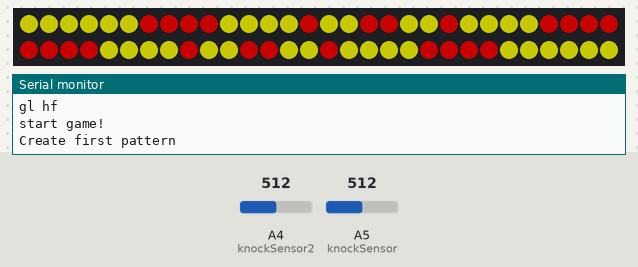
The sketch below on a simulated Arduino Uno, built with avr-gcc and run on an emulated ATmega328P. Shown: 60 RGB LEDs in strip order, left to right, continuing on the next row, the last lines printed to the serial monitor. The inputs (shaded band) are chosen by the test bench; at power-on: A4 (knockSensor2) = 512, A5 (knockSensor) = 512. Dim RGB values are drawn brighter than linear; random numbers use the default seed unless the sketch sets one.

Above: at 1.5 s.
1.6 s: A4 (knockSensor2) set to 716
At 7.2 s:
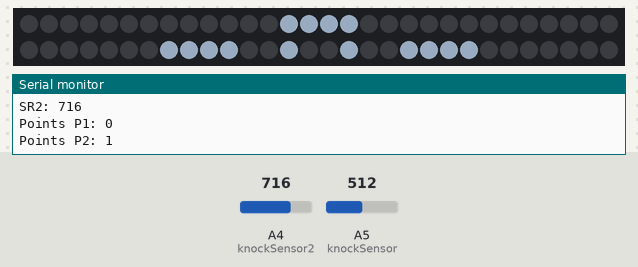
10.9 s: A5 (knockSensor) set to 716
21.8 s: A4 (knockSensor2) set to 900
At 32.1 s:
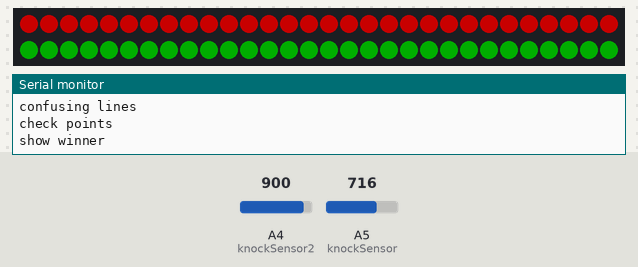
33.2 s: A5 (knockSensor) set to 900
At 42.8 s:
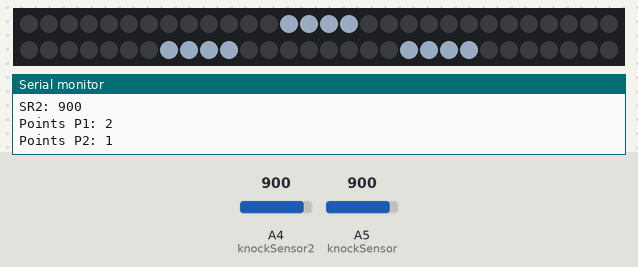
43.1 s: A4 (knockSensor2) set to 1023
At 50.8 s:
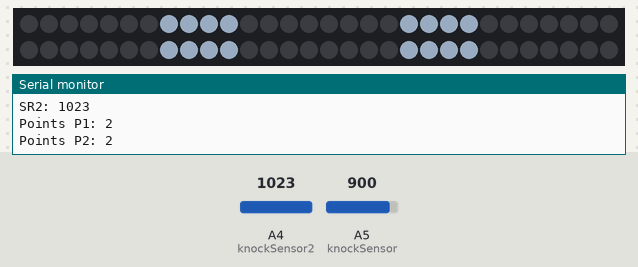

The sketch:

BarGame.ino
```cpp
/*
  Knock Sensor

  This sketch reads a piezo element to detect a knocking sound.
  It reads an analog pin and compares the result to a set THRESHOLD.
  If the result is greater than the THRESHOLD, it writes "knock" to the serial
  port, and toggles the LED on pin 13.

  The circuit:
    - positive connection of the piezo attached to analog in 0
    - negative connection of the piezo attached to ground
    - 1 megohm resistor attached from analog in 0 to ground

*/

#include <FastLED.h>

#define LED_VERT          6
#define LED_HOR           5
#define LED_TOTAL         LED_HOR*LED_VERT      // Just 30 for the fist pad

#define DATA_PIN          5

#define BRIGHTNESS        100     // maximum is 255 not good for permament use
#define LED_TYPE          WS2812B
#define COLOR_ORDER       GRB


// constants
const int knockSensor  = A5; // the piezo is connected to analog pin 0
const int knockSensor2 = A4; // the piezo is connected to analog pin 1
const int THRESHOLD = 150;  // THRESHOLD value to decide when the detected sound is a knock or not
const int MAX_TRY = 5;

// variables
int sensorReading  = 0;      // variable to store the value read from the sensor pin
int sensorReading2 = 0;      // variable to store the value read from the sensor pin

int points1 = 0;
int points2 = 0;

// try management for showing an old pattern
int currentTry = 0;
int trys = 0;

int animationSpeed = 70;
bool animation = true;


CRGB buffer_output_right[2 * LED_TOTAL];

CRGB buffer_output[2 * LED_TOTAL];
CRGB buffer_frame[LED_HOR][LED_VERT];
CRGB buffer_frame_A[LED_HOR][LED_VERT];
CRGB buffer_frame_B[LED_HOR][LED_VERT];

void remap() {            // hadrdcoded just for 2*(5x6) identical matrices
  for (int i = 0; i < 6; i++) {
    //platte 1
    buffer_output[i]         = buffer_frame[0][i];
    buffer_output[11 - i]    = buffer_frame[1][i];
    buffer_output[i + 12]    = buffer_frame[2][i];
    buffer_output[23 - i]    = buffer_frame[3][i];
    buffer_output[i + 24]    = buffer_frame[4][i];
    //platte 2
    buffer_output[30 + i]    = buffer_frame[4][5-i];
    buffer_output[41 - i]    = buffer_frame[3][5-i];
    buffer_output[42 + i]    = buffer_frame[2][5-i];
    buffer_output[53 - i]    = buffer_frame[1][5-i];
    buffer_output[54 + i]    = buffer_frame[0][5-i];
  }
  FastLED.show();
}

// hardcoded for 2*(5x6) different matrices
void remap2() {
  for (int i = 0; i < 6; i++) {
    buffer_output[i]         = buffer_frame_A[0][i];
    buffer_output[11 - i]    = buffer_frame_A[1][i];
    buffer_output[i + 12]    = buffer_frame_A[2][i];
    buffer_output[23 - i]    = buffer_frame_A[3][i];
    buffer_output[i + 24]    = buffer_frame_A[4][i];
    buffer_output[54 + i]    = buffer_frame_B[4][i];  // reverse correction (eine der Platten ist falschrum montiert)
    buffer_output[53 - i]    = buffer_frame_B[3][i];
    buffer_output[42 + i]    = buffer_frame_B[2][i];
    buffer_output[41 - i]    = buffer_frame_B[1][i];
    buffer_output[30 + i]    = buffer_frame_B[0][i];
  }
  FastLED.show();
}

void setup() {
  delay(300); // 3 second delay for recovery; don't know why

  // tell FastLED about the LED strip configuration
  FastLED.addLeds<LED_TYPE, DATA_PIN, COLOR_ORDER>(buffer_output, 2 * LED_TOTAL).setCorrection(TypicalLEDStrip);
  //FastLED.addLeds<LED_TYPE,DATA_PIN,CLK_PIN,COLOR_ORDER>(leds, NUM_LEDS).setCorrection(TypicalLEDStrip);

  // set master brightness control
  FastLED.setBrightness(BRIGHTNESS);

  Serial.begin(9600);
}

/*
  Main function

  1     wait for players both must tip
  2     create random pattern and save and show it
  3     show patterns
  4     when hit
  4.1   if right, get a point
  4.2   if false, opponent get a point
  5     show ponts
  GO TO (2) until Player has 10 Points
  6.    show ponts with huge delay
  GO TO (1)

*/

CRGB red = CRGB::Red;

void loop() {
  // (1) start new game
  //  while (sensorReading <= THRESHOLD && sensorReading2 <= THRESHOLD) {;};

  Serial.println("gl hf");

  // max amount of wrong pattern

  points1 = 0;
  points2 = 0;

  Serial.println("start game!");

  // Game ends with 10 points
  while (points1 < 3 && points2 < 3) {

    // (2) create first pattern
    Serial.println("Create first pattern");
    animation = true;
    patternRandomSquare(CRGB::Yellow);
    saveArray();

    delay(1500);  // keep pattern in mind

    // confuse
    patternLines ();

    // old pattern shuld load
    trys = random(0, MAX_TRY);
    int patterndelay = 110;

     // wait for knock muss überarbeitet werden und mittel interrupt realisiert werden
    do {
      // (3) create new pattern
      //Serial.print("random square:");
      animation = false;
      patternRandom();
      //delay(patterndelay);
      waitForKnock();
      patterndelay += 5;
    } while (sensorReading <= THRESHOLD && sensorReading2 <= THRESHOLD);

    // (4) If a player makes a hit
    Serial.println("check points");
    checkNgivePoints();
  }

  //showWinner();
  delay(1500);

  // reset sendor readings
  /*delay(100);
    Serial.print("reset knocker");
    sensorReading   = 0;
    sensorReading2  = 0;*/
}

/*
void showWinner () {
  for (int x = 0; x < LED_HOR; x++) {
    for (int y = 0; y < LED_VERT; y++) {
      delay(50);
      if (boolFrameWinner[x][y]) {
        if (points1 >= points2) {
          buffer_frame_A[x][y] = CRGB::Green;
        }
        else {
          buffer_frame_B[x][y] = CRGB::Green;
        }
      }
      if (boolFrameLoser[x][y]) {
        if (points1 >= points2) {
          buffer_frame_B[x][y] = CRGB::Red;

        }
        else {
          buffer_frame_A[x][y] = CRGB::Red;
        }
      }
    }
  }
  remap2();
}*/

// Punktevergabe
void checkNgivePoints() {
  if (sensorReading >= THRESHOLD || sensorReading2 >= THRESHOLD) {
    if (sensorReading >= sensorReading2) {
      // right: give points
      if (sameArray()) {
        points2++;
        player1_winner(true);
        // false: give opponent points
      }
      else {
        points1++;
        player1_winner(false);
      }
    }
    if (sensorReading2 >= sensorReading) {
      if (sameArray()) {
        points1++;
        player1_winner(false);
        // false: give opponent points
      }
      else {
        points2++;
        player1_winner(true);
      }
    }

    // make new try counter
    currentTry = 0;
    trys = random(0, MAX_TRY);

    // show sensorReadings
    Serial.print("SR1: ");
    Serial.println(sensorReading, DEC);
    Serial.print("SR2: ");
    Serial.println(sensorReading2, DEC);


    showPoints();

    //reset knock sensor
    delay(1000);
    sensorReading   = analogRead(knockSensor);
    sensorReading2  = analogRead(knockSensor2);
  }
}

// TODO better: timer
void waitForKnock () {
  int waiter = 0;   // wait breaker seconds to continue
  int breaker = 60;
  while (sensorReading <= THRESHOLD && sensorReading2 <= THRESHOLD && waiter <= breaker) {
    // read the sensors and store it in the variable sensorReading:
    sensorReading   = analogRead(knockSensor);
    sensorReading2  = analogRead(knockSensor2);
    delay(4);
    waiter++;
    //Serial.print(".");
  }
  //Serial.print("\n");
}

// create random patterns
void patternRandom () {
  //Serial.print("current:");
  //Serial.print("("); Serial.print(currentTry, DEC); Serial.print("/"); Serial.print(trys, DEC); Serial.print(")");
  if (currentTry >= trys) {
    for (int i = 0; i < 2 * LED_TOTAL; i++) {
      buffer_output[i] = buffer_output_right[i];
    }
    FastLED.show();
    //Serial.println("same array here");
    currentTry = 0;
    trys = random(0, MAX_TRY);
  }
  else {
    patternRandomSquare(CRGB::Yellow);
    currentTry ++;
  }
}


//Some pattern functions
void patternRandomSquare(CRGB background_col) {
  // Serial.println("create random square");
  patternFill(background_col);

  // create points for a rectangle:
  int x1 = round(random(0, LED_HOR - 1));
  int x2 = round(random(x1 + 1, LED_HOR - 0));
  int y1 = round(random(0, LED_VERT - 1));
  int y2 = round(random(y1 + 1, LED_VERT - 0));


  for (int x = x1; x <= x2; x++) {
    buffer_frame[x][y1] = CRGB::Red;
    if (animation) {
      remap();
      delay(animationSpeed);
    }
  }
  for (int x = x1; x <= x2; x++) {
    buffer_frame[x][y2] = CRGB::Red;
    if (animation) {
      remap();
      delay(animationSpeed);
    }
  }
  for (int y = y1; y <= y2; y++) {
    buffer_frame[x1][y] = CRGB::Red;
    if (animation) {
      remap();
      delay(animationSpeed);
    }
  }
  for (int y = y1; y <= y2; y++) {
    buffer_frame[x2][y] = CRGB::Red;
    if (animation) {
      remap();
      delay(animationSpeed);
    }
  }

  remap();      // convert frame to buffer_output
  FastLED.show();
  delay(100);   // delay to avoid overloading the serial port buffer
}

void patternCross(byte col, byte background_col) {
  Serial.println("create cross");
  for (int i = 0; i < LED_TOTAL; i++) {
    buffer_output[i] = background_col;
  }

  for (int x = 0; x < 5; x++) {
    for (int y = 0; y < 6; y++) {
      if (x == y) {
        buffer_frame[x][y] = col;
      }
      else {
        buffer_frame[x][y] = background_col;
      }
    }
  }
  remap();      // convert frame to output
  FastLED.show();
  delay(200);
}

void patternFill(CRGB col) {
  //Serial.println("fill the field");
  for (int i = 0; i < LED_HOR; i++) {
    for (int j = 0; j < LED_VERT; j++) {
      buffer_frame[i][j] = col;
    }
  }
  remap();
}

/*void patternFillWithoutRemap(CRGB col) {
  for (int i = 0; i < 2 * LED_TOTAL; i++) {
    buffer_output[i] = col;
  }
  FastLED.show();
  delay(30);
  }*/

void patternFillAsynchrone(CRGB col_A, CRGB col_B) {
  //Serial.println("fill asynchrone");
  for (int x = 0; x < 5; x++) {
    for (int y = 0; y < 6; y++) {
      buffer_frame_A[x][y] = col_A;
    }
  }
  for (int x = 0; x < 5; x++) {
    for (int y = 0; y < 6; y++) {
      buffer_frame_B[x][y] = col_B;
    }
  }
  remap2();
  FastLED.show();
}

/*
    ================================
    ================================
    SOME BASIC FUNCTIONS
    ================================
    ================================
*/

// True is player 1; false is player 2
void player1_winner(bool winner) {
  Serial.println("show winner");
  if (winner) {
    patternFillAsynchrone(CRGB::Green, CRGB::Red);
  }
  else {
    patternFillAsynchrone(CRGB::Red, CRGB::Green);
  }
  remap2();      // convert frame to output
  FastLED.show();
  delay(1000);
}

// write buffer_output to rightPattern
void saveArray () {
  for (int i = 0; i < 2 * LED_TOTAL; i++) {
    buffer_output_right[i] = buffer_output[i];
  }
}

bool sameArray () {
  for (int i = 0; i < 2 * LED_TOTAL; i++) {
    if (buffer_output_right[i] != buffer_output[i]) {
      return false;
    }
  }
  return true;
}

void patternLines () {
  Serial.println("confusing lines");
  for (int row = 0; row <= 6; row++) {
    //unsigned int row = 0;
    for (int x = 0; x < 5; x++) {
      for (int y = 0; y < 6; y++) {
        if (x == row) {
          buffer_frame[x][y] = CRGB::White;
        }
        if (x < row && row < 6) {
          buffer_frame[x][y] = CRGB::Black;
        }
        delay(10);
      }
    }
    //row++;
    //row %= 5;
    remap();
  }
}

bool boolFrame0[LED_HOR][LED_VERT] = {
  {0, 0, 0, 0, 0, 0},
  {0, 1, 1, 1, 1, 0},
  {0, 1, 0, 0, 1, 0},
  {0, 1, 1, 1, 1, 0},
  {0, 0, 0, 0, 0, 0}
};
bool boolFrame1[LED_HOR][LED_VERT] = {
  {0, 0, 0, 0, 0, 0},
  {0, 0, 0, 0, 0, 0},
  {0, 1, 1, 1, 1, 0},
  {0, 0, 0, 0, 0, 0},
  {0, 0, 0, 0, 0, 0}
};
bool boolFrame2[LED_HOR][LED_VERT] = {
  {0, 0, 0, 0, 0, 0},
  {0, 1, 1, 1, 1, 0},
  {0, 0, 0, 0, 0, 0},
  {0, 1, 1, 1, 1, 0},
  {0, 0, 0, 0, 0, 0}
};
bool boolFrame3[LED_HOR][LED_VERT] = {
  {0, 1, 1, 1, 1, 0},
  {0, 0, 0, 0, 0, 0},
  {0, 1, 1, 1, 1, 0},
  {0, 0, 0, 0, 0, 0},
  {0, 1, 1, 1, 1, 0}
};
bool boolFrameWinner[LED_HOR][LED_VERT] = {
  {0, 0, 1, 1, 1, 0},
  {0, 1, 0, 0, 0, 0},
  {0, 0, 1, 1, 0, 0},
  {0, 1, 0, 0, 0, 0},
  {0, 0, 1, 1, 1, 0}
};
bool boolFrameLoser[LED_HOR][LED_VERT] = {
  {0, 0, 0, 0, 0, 0},
  {0, 1, 0, 0, 0, 0},
  {0, 1, 0, 0, 0, 0},
  {0, 1, 1, 1, 1, 0},
  {0, 0, 0, 0, 0, 0}
};

void boolFrameToBufferFrame(CRGB col, bool player, bool boolFrame[LED_HOR][LED_VERT]) {
  for (int x = 0; x < LED_HOR; x++) {
    for (int y = 0; y < LED_VERT; y++) {
      if (boolFrame[x][y]) {
        if (player) {
          buffer_frame_A[x][y] = col;
        }
        else {
          buffer_frame_B[x][y] = col;
        }
      }
    }
  }
  remap2();
}

void showWinner(int winner) {
  if (winner==1) {
    boolFrameToBufferFrame(CRGB::LightSteelBlue, false, boolFrameWinner);
    boolFrameToBufferFrame(CRGB::LightSteelBlue, true, boolFrameLoser);
  }
  else {
    boolFrameToBufferFrame(CRGB::LightSteelBlue, true, boolFrameWinner);
    boolFrameToBufferFrame(CRGB::LightSteelBlue, false, boolFrameLoser);
  }
}

void showPoints() {
  for (int x = 0; x < LED_HOR; x++) {
    for (int y = 0; y < LED_VERT; y++) {
      buffer_frame_A[x][y] = CRGB::Black; // buffer_frame[x][y];
      buffer_frame_B[x][y] = CRGB::Black; // buffer_frame[x][y];
    }
  }
  switch (points1) {
    case 0: {
        boolFrameToBufferFrame(CRGB::LightSteelBlue, false, boolFrame0); break;
      }
    case 1: {
        boolFrameToBufferFrame(CRGB::LightSteelBlue, false, boolFrame1); break;
      }
    case 2: {
        boolFrameToBufferFrame(CRGB::LightSteelBlue, false, boolFrame2); break;
      }
    case 3: {
        //boolFrameToBufferFrame(CRGB::LightSteelBlue, false, boolFrame3);
        showWinner(1);
        break;
      }
    default: {
        Serial.println("ERROR: no match");
      }
  }

  switch (points2) {
    case 0: {
        boolFrameToBufferFrame(CRGB::LightSteelBlue, true, boolFrame0); break;
      }
    case 1: {
        boolFrameToBufferFrame(CRGB::LightSteelBlue, true, boolFrame1); break;
      }
    case 2: {
        boolFrameToBufferFrame(CRGB::LightSteelBlue, true, boolFrame2); break;
      }
    case 3: {
        //boolFrameToBufferFrame(CRGB::LightSteelBlue, true, boolFrame3);
        showWinner(2);
        break;
      }
    default: {
        Serial.println("ERROR: no match");
      }
  }
  Serial.print("Points P1: "); Serial.println(points1, DEC);
  Serial.print("Points P2: "); Serial.println(points2, DEC);
  remap2();
  delay(1500);
}
```

Measured:
- what the display in image 1 shows lasts 2.5 s, from 6.3 s to 8.8 s
- what the display in image 2 shows lasts 1.0 s, from 31.7 s to 32.7 s
